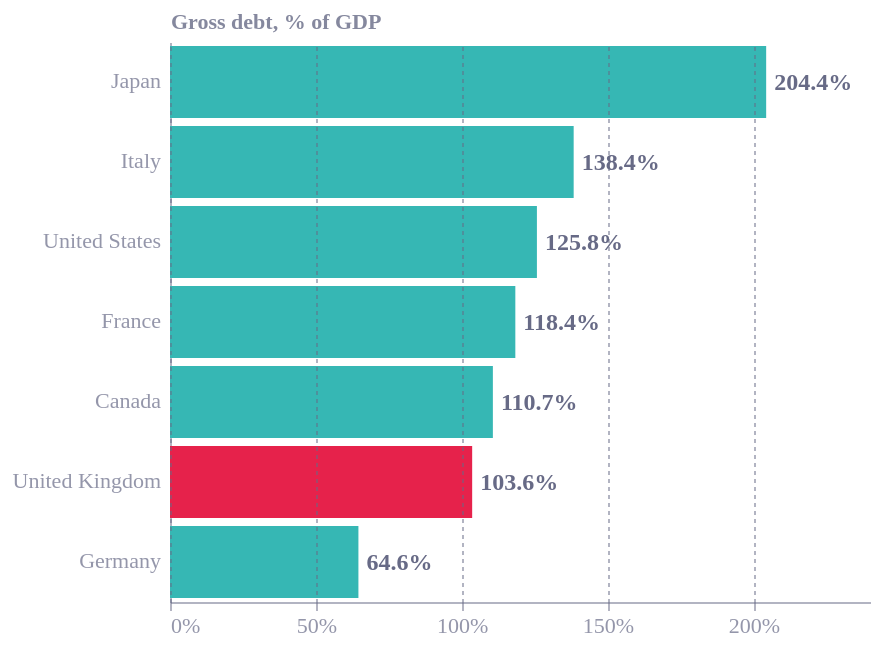

Describe this chart as a Vega-Lite specification.
### Vega-Lite specification from a JSON file in a GitHub repository (floating-point values rounded to 4 significant figures)
{"config": {"font": "Circular Std", "text": {"color": "#676A86", "align": "left", "baseline": "middle", "dx": 7, "dy": 0, "fontSize": 11}, "view": {"stroke": null, "continuousWidth": 400, "continuousHeight": 300, "discreteWidth": 400, "discreteHeight": 300}, "range": {"category": ["#36B7B4", "#E6224B", "#F4C245", "#0063AF", "#00A767", "#179FDB", "#EB5C2E", "#5C267B", "#122B39"], "diverging": ["#E6224B", "#E54753", "#C9C9C9", "#179FDB", "#122B39"], "heatmap": ["#C9C9C9", "#179FDB", "#0063AF", "#122B39"], "ordinal": ["#00A767", "#36B7B4", "#179FDB", "#0063AF", "#243B5A"]}, "bar": {"color": "#179fdb"}, "line": {"color": "#e6224b"}, "rule": {"color": "#676A86"}, "area": {"opacity": 0.8}, "point": {"filled": true, "size": 80, "color": "#e6224b", "opacity": 0.95}, "geoshape": {"stroke": "white", "strokeWidth": 0.3}, "rect": {"fill": "#d6d4d4", "opacity": 0.3}, "axis": {"labelColor": "#676A86", "labelFontSize": 11, "labelFont": "Circular Std", "labelOpacity": 0.7, "tickColor": "#676A86", "tickOpacity": 0.5, "domainColor": "#676A86", "domainOpacity": 0.5, "gridColor": "#676A86", "gridDash": [2, 2], "gridOpacity": 0.5, "title": null, "titleColor": "#676A86", "titleOpacity": 0.8, "tickSize": 4}, "axisXDiscrete": {"grid": false, "labelAngle": 0, "tickCount": 10, "tickOpacity": 0.5, "title": null}, "axisYDiscrete": {"ticks": false, "labelPadding": 5}, "axisXTemporal": {"grid": false, "ticks": true}, "axisXQuantitative": {"grid": true}, "axisYQuantitative": {"gridColor": "#676A86", "gridDash": [1, 5], "gridOpacity": 0.5, "ticks": false, "labelPadding": 5, "tickCount": 8, "titleAngle": 0, "titleAlign": "left", "titleBaseline": "bottom", "titleX": 0, "titleY": -5}, "title": {"color": "#676A86E6", "subtitleColor": "#676A86", "font": "Circular Std", "subtitleFont": "Circular Std", "anchor": "start", "fontSize": 14, "subtitleFontSize": 12, "subtitlePadding": 4, "offset": 0, "frame": "group"}, "legend": {"titleColor": "#122b39", "title": null, "labelColor": "#122b39", "labelFontSize": 11}}, "layer": [{"mark": {"type": "bar"}, "encoding": {"color": {"condition": {"test": "(datum.country === 'United Kingdom')", "value": "#e6224b"}, "value": "#36b7b4"}, "x": {"axis": {"labelExpr": "datum.label + '%'", "tickCount": 6, "zindex": 1}, "field": "debt", "scale": {"domain": [0, 228.9]}, "type": "quantitative"}, "y": {"axis": {"ticks": false, "title": "Gross debt, % of GDP", "titleAlign": "left", "titleAngle": 0, "titleX": 0, "titleY": -5}, "field": "country", "sort": {"field": "debt", "order": "descending"}, "type": "nominal"}}}, {"mark": {"type": "text", "dx": 4, "fontSize": 12, "fontWeight": "bold"}, "encoding": {"text": {"field": "value_pct", "format": ".1%", "type": "quantitative"}, "x": {"field": "debt", "type": "quantitative"}, "y": {"field": "country", "sort": {"field": "debt", "order": "descending"}, "type": "nominal"}}}], "data": {"name": "data-a3f5ee91974e036dc5d81d67d119984a"}, "height": 280, "width": 350, "$schema": "https://vega.github.io/schema/vega-lite/v6.4.1.json", "datasets": {"data-a3f5ee91974e036dc5d81d67d119984a": [{"country": "Japan", "year": 2026, "debt": 204.4, "debt_pct": "204.4%", "value_pct": 2.044}, {"country": "Italy", "year": 2026, "debt": 138.4, "debt_pct": "138.4%", "value_pct": 1.384}, {"country": "United States", "year": 2026, "debt": 125.8, "debt_pct": "125.8%", "value_pct": 1.258}, {"country": "France", "year": 2026, "debt": 118.4, "debt_pct": "118.4%", "value_pct": 1.184}, {"country": "Canada", "year": 2026, "debt": 110.7, "debt_pct": "110.7%", "value_pct": 1.107}, {"country": "United Kingdom", "year": 2026, "debt": 103.6, "debt_pct": "103.6%", "value_pct": 1.036}, {"country": "Germany", "year": 2026, "debt": 64.6, "debt_pct": "64.6%", "value_pct": 0.646}]}}
